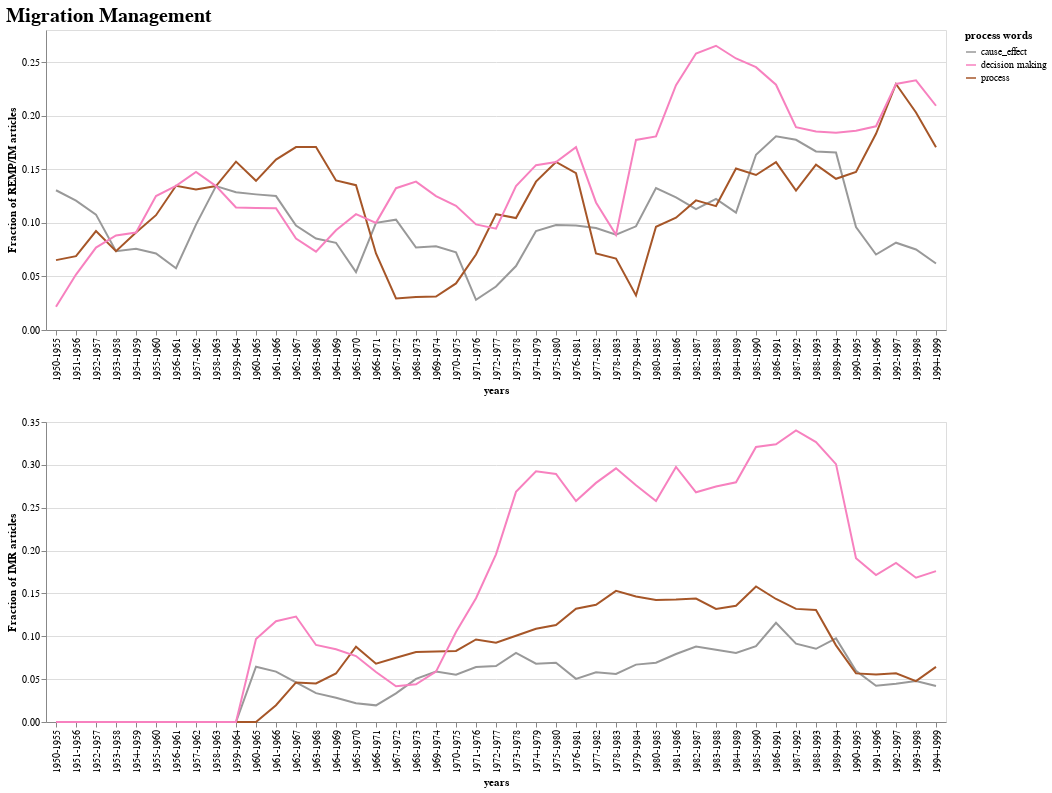

Notebook code cell kept with this figure:
### Code cell
alt.vconcat(c3, c4).properties(
    title='Migration Management'
).configure_title(
    fontSize=20,
    font='Verdana',
    align='center',
    color='black',
)

### Figure 1 — Vega-Lite specification as saved in the notebook (floating-point values rounded to 4 significant figures; data arrays with more than 128 entries replaced by an {"elided": "..."} marker saying what was removed)
{"config": {"view": {"continuousWidth": 400, "continuousHeight": 300}, "title": {"align": "center", "color": "black", "font": "Verdana", "fontSize": 20}}, "vconcat": [{"data": {"name": "data-8ed6ca6ded4bbb44b6bf3098b82d4bda"}, "mark": "line", "encoding": {"color": {"field": "migration_type", "scale": {"reverse": true, "scheme": "set1"}, "title": "process words", "type": "ordinal"}, "x": {"axis": {"tickCount": 10}, "field": "years", "type": "nominal"}, "y": {"field": "Fraction of REMP/IM articles", "type": "quantitative"}}}, {"data": {"name": "data-353f96a176daeab47608891e74374e30"}, "mark": "line", "encoding": {"color": {"field": "migration_type", "scale": {"reverse": true, "scheme": "set1"}, "title": "process words", "type": "ordinal"}, "x": {"axis": {"tickCount": 10}, "field": "years", "type": "nominal"}, "y": {"field": "Fraction of IMR articles", "type": "quantitative"}}}], "title": "Migration Management", "$schema": "https://vega.github.io/schema/vega-lite/v4.17.0.json", "datasets": {"data-8ed6ca6ded4bbb44b6bf3098b82d4bda": {"elided": "135 records"}, "data-353f96a176daeab47608891e74374e30": {"elided": "135 records"}}}
